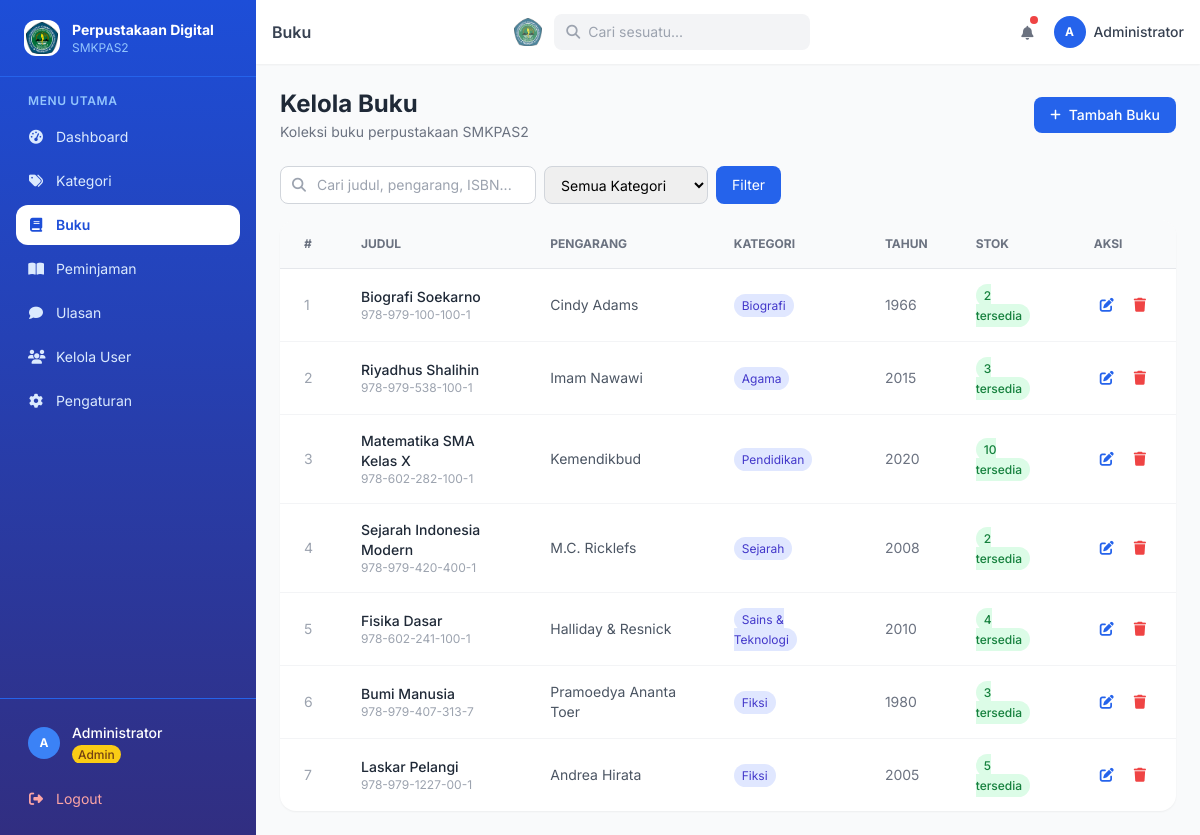
Screenshot of /tables.php (signed in) with the database file from the repository.
### tables this page shows
CREATE TABLE buku (
    id INT AUTO_INCREMENT PRIMARY KEY,
    judul VARCHAR(200) NOT NULL,
    pengarang VARCHAR(100) NOT NULL,
    penerbit VARCHAR(100),
    tahun_terbit YEAR,
    isbn VARCHAR(20) UNIQUE,
    id_kategori INT,
    stok INT DEFAULT 1,
    deskripsi TEXT,
    cover VARCHAR(255) DEFAULT NULL,
    created_at TIMESTAMP DEFAULT CURRENT_TIMESTAMP,
    FOREIGN KEY (id_kategori) REFERENCES kategori(id) ON DELETE SET NULL
);

CREATE TABLE kategori (
    id INT AUTO_INCREMENT PRIMARY KEY,
    nama_kategori VARCHAR(100) NOT NULL,
    deskripsi TEXT,
    created_at TIMESTAMP DEFAULT CURRENT_TIMESTAMP
);

### koneksi.php (called while the page is built, shortened)
<?php
function isAdmin() {
    return isset($_SESSION['user']['level']) && $_SESSION['user']['level'] === 'admin';
}
function isAdminOrPetugas() {
    return isAdmin();
}
?>

### tables.php (the view, shortened to what this page needs)
<?php
include 'koneksi.php';
$isStaff   = isAdminOrPetugas();
$search  = mysqli_real_escape_string($koneksi, trim($_GET['q'] ?? ''));
$where   = "WHERE 1=1";
$data      = mysqli_query($koneksi, "SELECT b.*, k.nama_kategori FROM buku b LEFT JOIN kategori k ON b.id_kategori=k.id $where ORDER BY b.id DESC");
include 'includes/header.php';
?>
<div class="flex items-center justify-between mb-6">
    <div>
        <h1 class="text-2xl font-bold text-gray-800"><?= $isStaff ? 'Kelola Buku' : 'Katalog Buku' ?></h1>
        <p class="text-gray-500 text-sm mt-0.5">Koleksi buku perpustakaan SMKPAS2</p>
    </div>
    <?php if ($isStaff): ?>
    <button onclick="openModal('modalTambah')" class="flex items-center gap-2 bg-blue-600 hover:bg-blue-700 text-white text-sm font-medium px-4 py-2 rounded-lg transition">
        <i class="fas fa-plus text-xs"></i> Tambah Buku
    </button>
    <?php endif; ?>
</div>
<form method="GET" class="mb-4 flex flex-wrap gap-2">
    <div class="relative">
        <span class="absolute inset-y-0 left-3 flex items-center text-gray-400"><i class="fas fa-search text-sm"></i></span>
        <input type="text" name="q" value="<?= htmlspecialchars($search) ?>" placeholder="Cari judul, pengarang, ISBN..."
            class="pl-9 pr-4 py-2 border border-gray-300 rounded-lg text-sm focus:outline-none focus:ring-2 focus:ring-blue-500 w-64">
    </div>
    <select name="kat" class="px-3 py-2 border border-gray-300 rounded-lg text-sm focus:outline-none focus:ring-2 focus:ring-blue-500">
        <option value="">Semua Kategori</option>
    </select>
    <button class="px-4 py-2 bg-blue-600 hover:bg-blue-700 text-white rounded-lg text-sm transition">Filter</button>
</form>
<div class="bg-white rounded-2xl shadow-sm overflow-hidden">
    <div class="overflow-x-auto">
        <table class="w-full text-sm">
            <thead class="bg-gray-50 border-b">
                <tr class="text-left text-xs text-gray-500 uppercase">
                    <th class="px-6 py-4">#</th>
                    <th class="px-6 py-4">Judul</th>
                    <th class="px-6 py-4">Pengarang</th>
                    <th class="px-6 py-4">Kategori</th>
                    <th class="px-6 py-4">Tahun</th>
                    <th class="px-6 py-4">Stok</th>
                    <th class="px-6 py-4">Aksi</th>
                </tr>
            </thead>
            <tbody class="divide-y divide-gray-100">
                <?php $no = 1; while ($row = mysqli_fetch_assoc($data)): ?>
                <tr class="hover:bg-gray-50">
                    <td class="px-6 py-4 text-gray-400"><?= $no++ ?></td>
                    <td class="px-6 py-4">
                        <p class="font-medium text-gray-800"><?= htmlspecialchars($row['judul']) ?></p>
                        <p class="text-xs text-gray-400"><?= htmlspecialchars($row['isbn'] ?: '-') ?></p>
                    </td>
                    <td class="px-6 py-4 text-gray-600"><?= htmlspecialchars($row['pengarang']) ?></td>
                    <td class="px-6 py-4">
                        <span class="px-2 py-1 bg-indigo-100 text-indigo-700 rounded-full text-xs"><?= htmlspecialchars($row['nama_kategori'] ?: '-') ?></span>
                    </td>
                    <td class="px-6 py-4 text-gray-500"><?= $row['tahun_terbit'] ?: '-' ?></td>
                    <td class="px-6 py-4">
                        <span class="px-2 py-1 rounded-full text-xs font-medium <?= $row['stok'] > 0 ? 'bg-green-100 text-green-700' : 'bg-red-100 text-red-700' ?>">
                            <?= $row['stok'] ?> tersedia
                        </span>
                    </td>
                    <td class="px-6 py-4">
                        <?php if ($isStaff): ?>
                        <div class="flex gap-2">
                            <button onclick='openEditModal(<?= json_encode($row) ?>)' class="p-1.5 text-blue-600 hover:bg-blue-50 rounded-lg transition"><i class="fas fa-edit text-sm"></i></button>
                            <a href="?hapus=<?= $row['id'] ?>" onclick="return confirm('Hapus buku ini?')" class="p-1.5 text-red-500 hover:bg-red-50 rounded-lg transition"><i class="fas fa-trash text-sm"></i></a>
                        </div>
                        <?php endif; ?>
                    </td>
                </tr>
                <?php endwhile; ?>
            </tbody>
        </table>
    </div>
</div>
<?php include 'includes/footer.php'; ?>

### includes/header.php (style rules this page uses)
body { font-family: 'Inter', sans-serif; }

### rows the page displays
buku: judul "Biografi Soekarno", isbn "978-979-100-100-1", pengarang "Cindy Adams", id_kategori.nama_kategori "Biografi", tahun_terbit "1966", stok "2"
buku: judul "Riyadhus Shalihin", isbn "978-979-538-100-1", pengarang "Imam Nawawi", id_kategori.nama_kategori "Agama", tahun_terbit "2015", stok "3"
buku: judul "Matematika SMA Kelas X", isbn "978-602-282-100-1", pengarang "Kemendikbud", id_kategori.nama_kategori "Pendidikan", tahun_terbit "2020", stok "10"
buku: judul "Sejarah Indonesia Modern", isbn "978-979-420-400-1", pengarang "M.C. Ricklefs", id_kategori.nama_kategori "Sejarah", tahun_terbit "2008", stok "2"
buku: judul "Fisika Dasar", isbn "978-602-241-100-1", pengarang "Halliday & Resnick", id_kategori.nama_kategori "Sains & Teknologi", tahun_terbit "2010", stok "4"
buku: judul "Bumi Manusia", isbn "978-979-407-313-7", pengarang "Pramoedya Ananta Toer", id_kategori.nama_kategori "Fiksi", tahun_terbit "1980", stok "3"
buku: judul "Laskar Pelangi", isbn "978-979-1227-00-1", pengarang "Andrea Hirata", id_kategori.nama_kategori "Fiksi", tahun_terbit "2005", stok "5"

### other values shown
$cfg['app_name'] "Perpustakaan Digital"
$cfg['app_subtitle'] "SMKPAS2"
substr($_SESSION['user']['nama'] ?? 'U', 0, 1) "A"
$_SESSION['user']['nama'] "Administrator"
$pageTitle "Buku"
